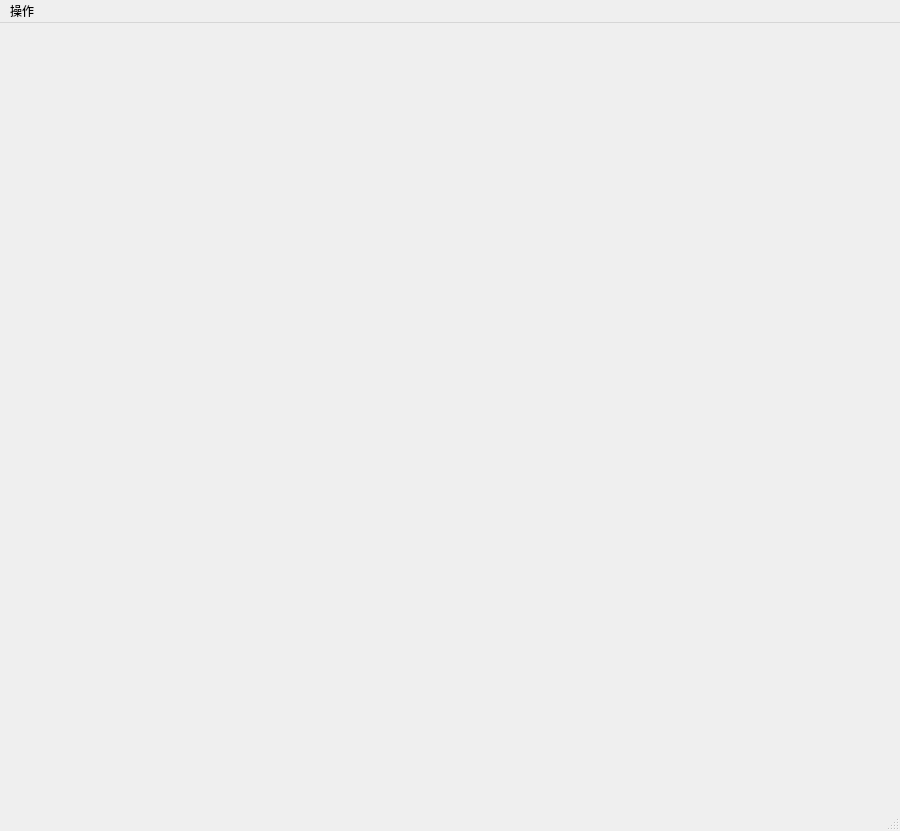
<?xml version="1.0" encoding="UTF-8"?>
<ui version="4.0">
 <class>MainWindow</class>
 <widget class="QMainWindow" name="MainWindow">
  <property name="geometry">
   <rect>
    <x>0</x>
    <y>0</y>
    <width>900</width>
    <height>831</height>
   </rect>
  </property>
  <property name="mouseTracking">
   <bool>true</bool>
  </property>
  <property name="windowTitle">
   <string>FiveChess</string>
  </property>
  <property name="autoFillBackground">
   <bool>false</bool>
  </property>
  <widget class="QWidget" name="centralWidget">
   <layout class="QGridLayout" name="gridLayout"/>
  </widget>
  <widget class="QMenuBar" name="menuBar">
   <property name="geometry">
    <rect>
     <x>0</x>
     <y>0</y>
     <width>900</width>
     <height>17</height>
    </rect>
   </property>
   <property name="autoFillBackground">
    <bool>false</bool>
   </property>
   <widget class="QMenu" name="menu">
    <property name="title">
     <string>操作</string>
    </property>
    <widget class="QMenu" name="menu_2">
     <property name="title">
      <string>新游戏</string>
     </property>
     <addaction name="actionPVP"/>
     <addaction name="actionPVP_online"/>
     <addaction name="actionpve"/>
    </widget>
    <addaction name="menu_2"/>
    <addaction name="DRAW_GAME_MENU"/>
    <addaction name="EXIT_GAME_MENU"/>
   </widget>
   <addaction name="menu"/>
  </widget>
  <widget class="QStatusBar" name="statusBar"/>
  <action name="DRAW_GAME_MENU">
   <property name="text">
    <string>和棋</string>
   </property>
  </action>
  <action name="EXIT_GAME_MENU">
   <property name="text">
    <string>退出游戏</string>
   </property>
  </action>
  <action name="actionPVP">
   <property name="text">
    <string>PVP</string>
   </property>
  </action>
  <action name="actionpve">
   <property name="text">
    <string>PVE</string>
   </property>
  </action>
  <action name="actionPVP_online">
   <property name="text">
    <string>PVP(online)</string>
   </property>
  </action>
 </widget>
 <layoutdefault spacing="6" margin="11"/>
 <resources/>
 <connections/>
</ui>
